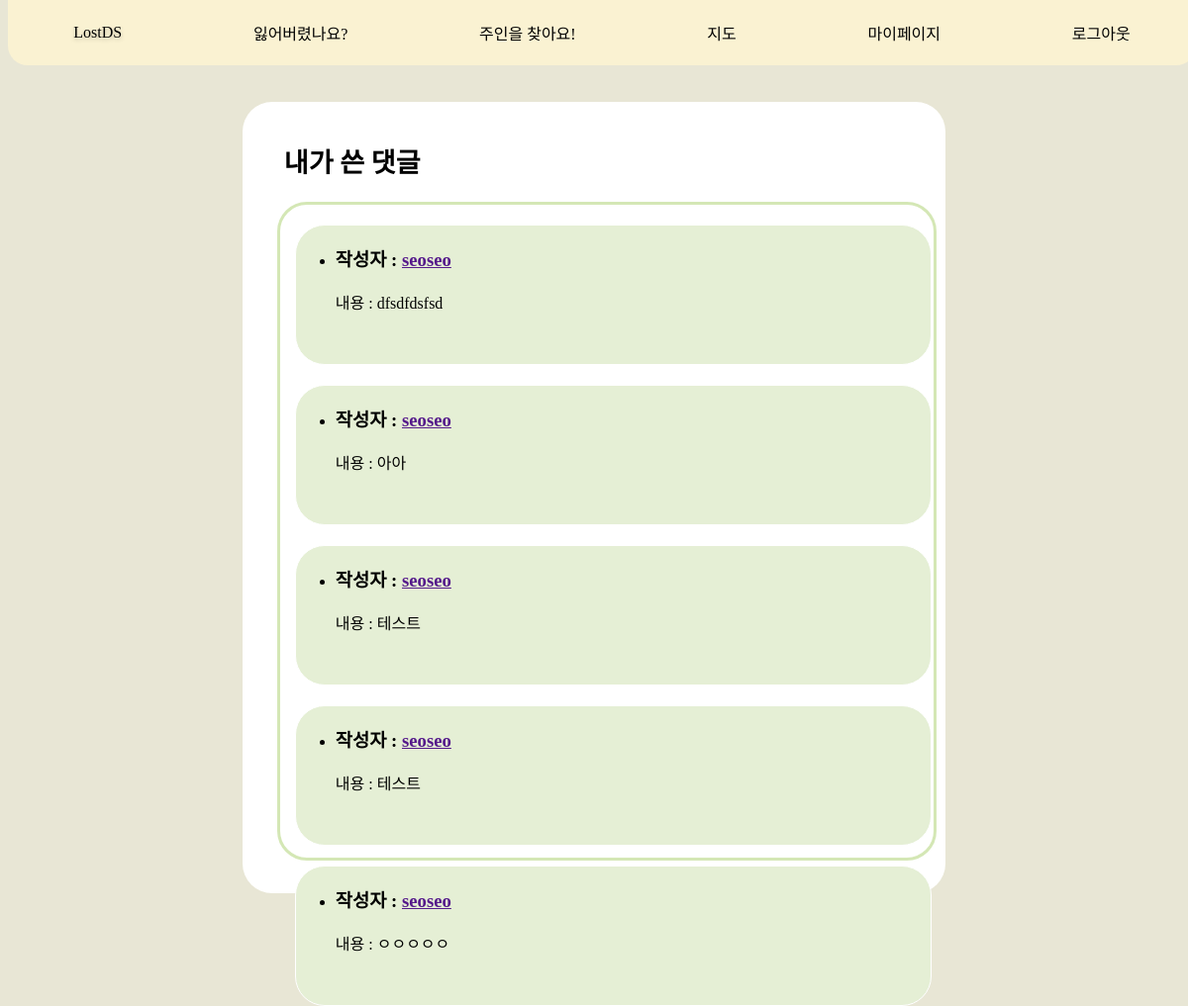
Page /mypage/comment/ (signed in) on the committed database.
### message/models.py (models this page shows, shortened)
class Comment(models.Model):
    findPost = models.ForeignKey(FindItem, on_delete=models.CASCADE, null=True, blank=True)
    askPost = models.ForeignKey(AskItem, on_delete=models.CASCADE, null=True, blank=True)
    completePost = models.ForeignKey(CompleteItem, on_delete=models.CASCADE, null=True, blank=True)
    author = models.ForeignKey(settings.AUTH_USER_MODEL, on_delete=models.CASCADE)
    content = models.TextField()
    created_at = models.DateTimeField(auto_now_add=True)

### user/models.py (models this page shows)
class CustomUser(AbstractUser):
    get_verification_token = models.CharField(max_length=64, blank=True, null=True)
    groups = models.ManyToManyField('auth.Group', related_name='custom_users')
    user_permissions = models.ManyToManyField('auth.Permission', related_name='custom_users')

### mypage/views.py (the view)
# urls.py: path("comment/", comment_view, name='my-comment'),                              # 내가 쓴 댓글 눌렀을 때 넘어가는 페이지
def comment_view(requset):   # 회원가입을 했을때 로그인한 그 유저가 쓴 글만 불러오도록..
    return render(
        requset,
        'mypage/comment.html',
    )

### mypage/templates/mypage/comment.html (shortened to what this page needs)
{% extends 'main/nav.html' %}
{% block content %}
{% load static %}
<html lang="ko">
<head>
    <link rel="stylesheet" href="{% static 'mypage/css/mypost.css' %}" media="screen">
</head>
<body>
    <div class="container">
        <div class="post">
            <h2>내가 쓴 댓글</h2>
        </div>
        <div class="post-group">
            {% for comment in request.user.comment_set.all %}
            <div class="post-list">
                <ul>
                    <li>
                        <h3>작성자 : <a href="">{{ comment.author }}</a><br></h3>
                        내용 : {{ comment.content }}
                    </li>
                </ul>
            </div>
            {% endfor %}
        </div>
    </div>
</body>
{% endblock %}

### main/static/main/css/nav.css (style rules this page uses)
body { font-family: 'EASTARJET-Medium'; }

### mypage/static/mypage/css/mypost.css (style rules this page uses)
body { font-family: 'EASTARJET-Medium'; background-color: #E8E6D5; display: flex; justify-content: center; flex-direction: column; }
.container { background-color: white; border-radius: 30px; margin: 0 auto; width: 60%; height: 800px; top: 95px; position: relative; display: block; flex-direction: column; align-items: center; justify-content: center; }
h2 { font-size: 27px; margin-left: 42px; margin-top: 40px; }
.post-group { border-style: solid; border-color: #D4E7B5; border-width: 3px; border-radius: 30px; width: 93%; height: 660px; margin-left: 35px; }
.post-list { background-color: #E5EFD5; margin: 20px 15px; border-style: solid; border-color: #FFFFFF; border-width: 1px; border-radius: 30px; width: 97%; height: 140px; }

### rows in the picture
Comment: author "seoseo", content "dfsdfdsfsd"
Comment: author "seoseo", content "아아"
Comment: author "seoseo", content "테스트"
Comment: author "seoseo", content "테스트"
Comment: author "seoseo", content "ㅇㅇㅇㅇㅇ"
